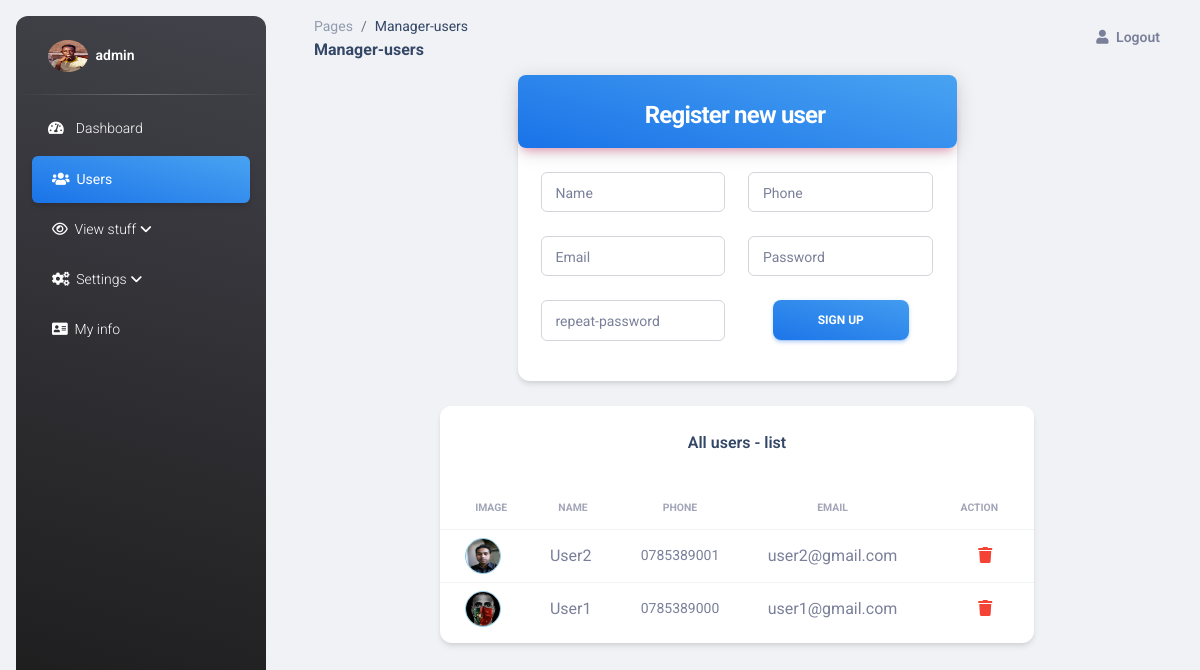
Page /system_users/Admin/users.php (signed in) on the committed database.
### tables this page shows
CREATE TABLE `users` (
  `u_id` int(11) NOT NULL,
  `name` varchar(100) DEFAULT NULL,
  `phone` varchar(100) DEFAULT NULL,
  `email` varchar(100) DEFAULT NULL,
  `password` varchar(100) DEFAULT NULL,
  `image` varchar(100) DEFAULT NULL
);

### system_users/Admin/users.php (the view, shortened to what this page needs)
      <?php
    include_once '../../php_code/codes.php';
            ?>
                  <?php
    $users_id=$_SESSION['a_id'];
    $sql_user_info="SELECT * FROM admin where a_id=".$users_id."";
    $query_user_info=mysqli_query($con,$sql_user_info);
    while ($row_user_info=mysqli_fetch_assoc($query_user_info)) {
      $admin_image=$row_user_info['image'];
      $admin_name=$row_user_info['name'];
    }
?>
<!DOCTYPE html>
<html lang="en">
<?php require 'head.php';?>
<body class="g-sidenav-show  bg-gray-200">
  <aside class="sidenav navbar navbar-vertical navbar-expand-xs border-0 border-radius-xl my-3 fixed-start ms-3   bg-gradient-dark" id="sidenav-main">
    <div class="sidenav-header">
      <a class="navbar-brand m-0" href="#" target="_blank">
        <img src="../../assets/img/admin/<?php echo $admin_image;?>" title="user image" style="width:40px;height:40px;border-radius:50%;" class="navbar-brand-img img-circle" alt="main_logo">
        <span class="ms-1 font-weight-bold text-white"><?php echo $admin_name;?></span>
      </a>
    </div>
    <hr class="horizontal light mt-0 mb-2">
    <div class="collapse navbar-collapse  w-auto " id="sidenav-collapse-main">
      <ul class="navbar-nav">
        <li class="nav-item">
          <a class="nav-link text-white" href="#" onclick="window.location.href='home.php'">
            <div class="text-white text-center me-2 d-flex align-items-center justify-content-center">
              <i class="fas fa-tachometer-alt"></i>
            </div>
            <span class="nav-link-text ms-1">Dashboard</span>
          </a>
        </li>
        <li class="nav-item">
          <a class="nav-link text-white active bg-gradient-info" href="#" onclick="window.location.href='users.php'">
            <span class="nav-link-text ms-1"><i class="fas fa-users"></i>&nbsp;&nbsp;Users</span>
          </a>
        </li>
        <li class="nav-item dropdown">
          <a class="nav-link dropdown-toggle text-white" href="#" id="navbarDropdown" role="button" data-bs-toggle="dropdown" aria-expanded="false">
            <span class="nav-link-text ms-1"><i class="fa fa-eye"></i>&nbsp;&nbsp;View stuff</span>
          </a>
        </li>
        <li class="nav-item dropdown">
          <a class="nav-link dropdown-toggle text-white" href="#" id="navbarDropdown" role="button" data-bs-toggle="dropdown" aria-expanded="false">
            <span class="nav-link-text ms-1"><i class="fa fa-cogs"></i>&nbsp;&nbsp;Settings</span>
          </a>
        </li>
        <li class="nav-item">
          <a class="nav-link text-white" onclick="window.location.href='myInformation.php'" id="navbarDropdown" role="button" data-bs-toggle="dropdown" aria-expanded="false">
            <span class="nav-link-text ms-1"><i class="fa fa-address-card"></i>&nbsp;&nbsp;My info</span>
          </a>
        </li>
      </ul>
    </div>
  </aside>
  <main class="main-content position-relative max-height-vh-100 h-100 border-radius-lg ">
    <nav class="navbar navbar-main navbar-expand-lg px-0 mx-4 shadow-none border-radius-xl" id="navbarBlur" data-scroll="true">
      <div class="container-fluid py-1 px-3">
        <nav aria-label="breadcrumb">
          <ol class="breadcrumb bg-transparent mb-0 pb-0 pt-1 px-0 me-sm-6 me-5">
            <li class="breadcrumb-item text-sm"><a class="opacity-5 text-dark" href="javascript:;">Pages</a></li>
            <li class="breadcrumb-item text-sm text-dark active" aria-current="page">Manager-users</li>
          </ol>
          <h6 class="font-weight-bolder mb-0">Manager-users</h6>
        </nav>
        <div class="collapse navbar-collapse mt-sm-0 mt-2 me-md-0 me-sm-4" id="navbar">
          <ul class="navbar-nav  justify-content-end">
            <li class="nav-item d-flex align-items-center">
              <a href="#" class="nav-link text-body font-weight-bold px-0"  data-bs-toggle="modal" data-bs-target="#logoutModal">
                <i class="fa fa-user me-sm-1"></i>
                <span class="d-sm-inline d-none">Logout</span>
              </a>
            </li>
          </ul>
        </div>
      </div>
    </nav>
    <div class="container-fluid py-4">
      <div class="row">
        <div class="col-xl-3 col-sm-6 mb-xl-0 mb-4"></div>
        <div class="col-xl-6 col-sm-6 mb-xl-0 mb-4">
          <div class="card z-index-0 fadeIn3 fadeInBottom">
              <div class="card-header p-0 position-relative mt-n4 z-index-2">
                <div class="bg-gradient-info shadow-primary border-radius-lg py-3 pe-1">
                  <h4 class="text-white font-weight-bolder text-center mt-2 mb-0">Register new user</h4>
                </div>
              </div>
              <div class="card-body">
                <form role="form" class="text-start loginForm" action="<?php echo htmlspecialchars($_SERVER['PHP_SELF']);?>" method="POST">
                  <div class="row">
                    <div class="col-xl-6 col-sm-6 mb-xl-0">
                      <div class="input-group input-group-outline">
                        <label class="form-label">Name</label>
                        <input type="text" class="form-control" name="name">
                      </div>
                    </div>
                    <div class="col-xl-6 col-sm-6 mb-xl-0">
                      <div class="input-group input-group-outline">
                        <label class="form-label">Phone</label>
                        <input type="text" class="form-control" name="phone">
                      </div>
                    </div>
                  </div>
                  <div class="row">
                    <div class="col-xl-6 col-sm-6 mb-xl-0 mt-4">
                      <div class="input-group input-group-outline">
                        <label class="form-label">Email</label>
                        <input type="text" class="form-control" name="email">
                      </div>
                    </div>
                    <div class="col-xl-6 col-sm-6 mb-xl-0 mt-4">
                      <div class="input-group input-group-outline">
                        <label class="form-label">Password</label>
                        <input type="password" class="form-control" name="password">
                      </div>
                    </div>
                  </div>
                  <div class="row">
                    <div class="col-xl-6 col-sm-6 mb-xl-0 mt-2">
                      <div class="input-group input-group-outline my-3">
                        <label class="form-label">repeat-password</label>
                        <input type="password" class="form-control" name="repeat-password">
                      </div>
                    </div>
                    <div class="col-xl-6 col-sm-6 mb-xl-0 mt-1">
                      <div class="text-center mx-4" style="margin-top:-4px;">
                        <button type="submit" class="btn bg-gradient-info w-100 my-4 mb-2" name="Datas" onclick="submitForm()" >Sign up</button>
                      </div>
                    </div>
                  </div>
                </form>
              </div>
            </div>
        </div>
        <div class="col-xl-3 col-sm-6 mb-xl-0 mb-4"></div>
      </div>
      <br>
      <div class="row">
        <div class="col-xl-2 col-sm-6 mb-xl-0 mb-4"></div>
        <div class="col-xl-8 col-sm-6 mb-xl-0 mb-4">
            <div class="card">
              <div class="card-header pb-0">
                <div class="row">
                  <div class="col-lg-12 col-7 text-center">
                    <h6>All users - list</h6>
                  </div>
                </div>
              </div>
              <div class="card-body px-0 pb-2">
                <div class="table-responsive">
                  <table class="table align-items-center mb-0">
                    <thead class="text-center">
                      <tr>
                        <th class="text-uppercase text-secondary text-xxs font-weight-bolder opacity-7">Image</th>
                        <th class="text-uppercase text-secondary text-xxs font-weight-bolder opacity-7 ps-2">Name</th>
                        <th class="text-center text-uppercase text-secondary text-xxs font-weight-bolder opacity-7">Phone</th>
                        <th class="text-center text-uppercase text-secondary text-xxs font-weight-bolder opacity-7">Email</th>
                        <th class="text-center text-uppercase text-secondary text-xxs font-weight-bolder opacity-7">Action</th>
                      </tr>
                    </thead>
                    <tbody>
                      <?php
                          $users_data=mysqli_query($con,"SELECT * from users order by u_id desc");
                          while ($user_row=mysqli_fetch_assoc($users_data)) {
                            $user_id=$user_row['u_id'];
                            $name_data=$user_row['name'];
                            $phone_data=$user_row['phone'];
                            $email_data=$user_row['email'];
                            $image_data=$user_row['image'];
                            echo '
                              <tr>
                                <td class="text-center">
                                  <div class="text-center">
                                    <div class="justify-content-center">
                                      <img src="../../assets/img/users/'.$image_data.'" style="border:1px solid skyblue;" class="avatar avatar-sm me-3" alt="atlassian">
                                    </div>
                                  </div>
                                </td>
                                <td>
                                  '.$name_data.'
                                </td>
                                <td class="align-middle text-center text-sm">
                                  '.$phone_data.'
                                </td>
                                <td class="align-middle text-center">
                                  '.$email_data.'
                                </td>
                                <td class="align-middle text-center">
                                  ';?>
                                  <i class="fa fa-trash text-danger" id="eye_id" onclick="deletefn('<?php echo $user_id;?>')" title="delete <?php echo $name_data;?>'s data"></i>
                                  <?php
                        }
                      ?>
                    </tbody>
                  </table>
                </div>
              </div>
            </div>
        </div>
        <div class="col-xl-2 col-sm-6 mb-xl-0 mb-4"></div>
      </div>
    </div>
  </main>
</body>
</html>

### rows in the picture
users: image (picture), name "User2", phone "0785389001", email "user2@gmail.com"
users: image (picture), name "User1", phone "0785389000", email "user1@gmail.com"

### other values in the picture
$admin_name "admin"
